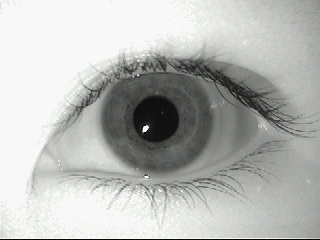
#> input picture MMU-Iris-Database/1/aeval1.bmp, 320 x 240 px; its folder holds only this picture in this run
$ jupyter execute --allow-errors Extracted_features.ipynb
#> lines starting #> are read from the running program, lines starting #| are printed output that depends on the picture; after the words box and inside, x2 and y2 are one past the last pixel; in counts of white or black regions, pixels touching at a corner belong together
### daugman.py
import cv2
import numpy as np
import itertools
import math
from typing import Tuple, List


def daugman(gray_img: np.ndarray, center: Tuple[int, int],
            start_r: int, end_r: int, step: int = 1) -> Tuple[float, int]:
    """ The function will calculate pixel intensities for the circles
        in the ``range(start_r, end_r, step)`` for a given ``center``,
        and find a circle that precedes the biggest intensity drop

        :param gray_img: grayscale picture
        :param center:  center coordinates ``(x, y)``
        :param start_r: bottom value for iris radius in pixels
        :param end_r: top value for iris radius in pixels
        :param step: step value for iris radii range in pixels

        .. attention::
            Input grayscale image should be a square, not a rectangle

        :return: intensity_value, radius
    """
    x, y = center
    intensities = []
    mask = np.zeros_like(gray_img)

    # for every radius in range
    radii = list(range(start_r, end_r, step))  # type: List[int]
    for r in radii:
        # draw circle on mask
        cv2.circle(mask, center, r, 255, 1)
        # get pixel from original image, it is faster than np or cv2
        diff = gray_img & mask
        # normalize, np.add.reduce faster than .sum()
        #            diff[diff > 0] faster than .flatten()
        intensities.append(np.add.reduce(diff[diff > 0]) / (2 * math.pi * r))
        # refresh mask
        mask.fill(0)

    # calculate delta of radius intensitiveness
    #     mypy does not tolerate var type reload
    intensities_np = np.array(intensities, dtype=np.float32)
    del intensities

    # circles intensity differences, x5 faster than np.diff()
    intensities_np = intensities_np[:-1] - intensities_np[1:]
    # aply gaussian filter
    #     GaussianBlur() faster than filter2D() with custom kernel
    # original kernel:
    # > The Gaussian filter in our case is designedin MATLAB and
    # > is a 1 by 5 (rows by columns) vector with intensity values
    # > given by vector A = [0.0003 0.1065 0.7866 0.1065 0.0003]
    intensities_np = abs(cv2.GaussianBlur(intensities_np, (1, 5), 0))
    # get maximum value
    idx = np.argmax(intensities_np)  # type: int

    # return intensity value, radius
    return intensities_np[idx], radii[idx]


def find_iris(gray: np.ndarray, *,
              daugman_start: int, daugman_end: int,
              daugman_step: int = 1, points_step: int = 1,) -> Tuple[Tuple[int, int], int]:
    """ The function will apply :func:`daugman` on every pixel in the calculated image slice.
        Basically, we are calculating where lies set of valid circle centers.
        It is assumed that iris center lies within central 1/3 of the image.

        :param gray: graysacale **square** image
        :param points_step: it will run daugman for each ``points_step``th point.
                            It has linear correlation with overall iris search speed
        :param daugman_start: bottom value for iris radius in pixels for :func:``daugman``
        :param daugman_end: top value for iris radius in pixels for :func:``daugman``
        :param daugman_step: step value for iris radii range in pixels for :func:``daugman``.
                             It has linear correlation with overall iris search speed

        :return: radius with biggest intensiveness delta on image as ``((xc, yc), radius)``
    """
    h, w = gray.shape
    # print(h,w)
    if h != w:
        print('Your image is not a square!')

    # reduce step for better accuracy
    # we will look only on dots within central 1/3 of image
    single_axis_range = range(int(h / 3), h - int(h / 3), points_step)
    all_points = itertools.product(single_axis_range, single_axis_range)

    intensity_values = []
    coords = []  # List[Tuple[Tuple(int, int), int]]

    for point in all_points:
        val, r = daugman(gray, point, daugman_start, daugman_end, daugman_step)
        intensity_values.append(val)
        coords.append((point, r))

    # return the radius with biggest intensiveness delta on image
    # ((xc, yc), radius)
    # x10 faster than coords[np.argmax(values)]
    best_idx = intensity_values.index(max(intensity_values))
    return coords[best_idx]

### Extracted_features.ipynb
[cell 1]
from google.colab import drive
drive.mount('/content/drive')

[cell 2]
import os
os.chdir('/content/drive/MyDrive/project') # main working directory

[cell 3]
base_path='MMU-Iris-Database'

[cell 4]
dir_='segmented/'

[cell 5]
import matplotlib.pyplot as plt
import random
import os
import cv2
import numpy as np
import tqdm
import itertools
# from daugman_visual_explanation import DaugmanVisualExplanation
from daugman import find_iris
from typing import List, Tuple, Iterable

[cell 6]
class Daugman_class:
    def __init__(self, img_path: str, start_r=5, end_r=15, circle_step=2, points_step=3):
        self.img = self._get_new_image(img_path)
        self.start_r = start_r
        self.end_r = end_r
        self.circle_step = circle_step
        self.points_step = points_step
        self.all_points = self._get_all_potential_iris_centers(self.img)
        self.colors = self._get_unique_color_for_each_point(self.all_points)
    def _get_all_potential_iris_centers(self, img: np.ndarray) -> List[Tuple[int, int]]:
        # get all potential points for search (from `find_iris()`)
        h = img.shape[0]
        # we will look only on dots within central 1/3 of image
        single_axis_range = range(int(h / 3), h - int(h / 3), self.points_step)
        all_points = list(itertools.product(single_axis_range, single_axis_range))
        return all_points

    def _get_unique_color_for_each_point(self, all_points: List[Tuple[int, int]]) -> List[Tuple[int, int, int]]:
        colors = [(random.randint(0, 255), random.randint(0, 255), random.randint(0, 255)) for i in self.all_points]
        return colors
    def _get_new_image(self, img_path, gray=False) -> np.ndarray:
        # Get properly cropped BGR image, which looks like grayscale
        img = cv2.imread(img_path)
        img = img[20:220, 60:260]
        # img = cv2.cvtColor(img, cv2.COLOR_BGR2GRAY)
        if gray:
            img = cv2.cvtColor(img, cv2.COLOR_GRAY2BGR)
        return img
    def find_iris(self, *, daugman_start, daugman_end, daugman_step, points_step) -> np.ndarray:
        # plt.imshow(self.img[::, ::, ::-1])
        gray_img = cv2.cvtColor(self.img, cv2.COLOR_BGR2GRAY)
        answer = find_iris(gray_img, daugman_start=daugman_start, daugman_end=daugman_end,
                           daugman_step=daugman_step, points_step=points_step)
        iris_center, iris_rad = answer
        out = self.img.copy()
        cv2.circle(out, iris_center, iris_rad, (0, 0, 255), 1)
        _ = plt.imshow(out[::, ::, ::-1])


        height,width,_ = self.img.shape
        # print(height,width)
        mask = np.zeros((height,width), np.uint8)

        circle_img = cv2.circle(mask,iris_center,iris_rad,(255,255,255),-1)
        masked_data = cv2.bitwise_and(self.img, self.img, mask=circle_img)
        _,thresh = cv2.threshold(mask,1,255,cv2.THRESH_BINARY)
        contours = cv2.findContours(thresh,cv2.RETR_EXTERNAL,cv2.CHAIN_APPROX_SIMPLE)
        # print(contours[0][0])
        x,y,w,h = cv2.boundingRect(contours[0][0])
        crop = masked_data[y:y+h,x:x+w]
        # crop = cv2.cvtColor(crop, cv2.COLOR_BGR2RGB)
        # cv2.imwrite('sssss.jpg',out)
        # _ = plt.imshow(crop)
        return crop

[cell 7]
for folder in os.listdir(base_path):
  folder_path=os.path.join(base_path,folder)
  new_path=os.path.join('segmented',folder)
  if not os.path.exists(new_path):
    os.makedirs(new_path)
  for img_name in tqdm.tqdm(os.listdir(folder_path)):
    img_path=os.path.join(folder_path,img_name)
    duagman_ = Daugman_class(img_path)
#> in _get_new_image, img is the input picture: shape (240, 320, 3); mean B, G, R 182.9, 185.6, 183.8
#> in _get_new_image, `img = img[20:220, 60:260]`:
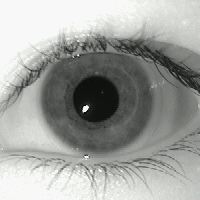
#> img: shape (200, 200, 3); mean B, G, R 158.8, 161.8, 159.8
#> in __init__, `self.all_points = self._get_all_potential_iris_centers(self.img)`: self.all_points = 529 pairs, first value 66 to 132, second value 66 to 132
#> in _get_unique_color_for_each_point, `colors = [(random.randint(0, 255), random.randint(0, 255), random.rand..`: colors = 529 items, first 6: (197, 215, 20), (132, 248, 207), (155, 244, 183), (111, 71, 144), (71, 48, 128), (75, 158, 50)
#> in __init__, `self.colors = self._get_unique_color_for_each_point(self.all_points)`: self.colors has the same summary as colors in _get_unique_color_for_each_point
    output = duagman_.find_iris(daugman_start=30, daugman_end=60, daugman_step=1, points_step=1)
#> the loop in find_iris, `for point in all_points:` made 4624 passes
#> (val, r) on passes 1 to 3: ([3.47], 30), ([3.55], 43), ([3.28], 43)
#> after the loop in find_iris, `for point in all_points:`: coords = 4624 items; intensity_values = 4624 items, first 6: [3.47], [3.55], [3.28], [2.73], [3.73], [3.91]
#> in find_iris, `best_idx = intensity_values.index(max(intensity_values))`: best_idx = 2137
#> in find_iris, `answer = find_iris(gray_img, daugman_start=daugman_start, daugman_end=..`: answer = ((97, 95), 58)
#> in find_iris, `iris_center, iris_rad = answer`: iris_center = (97, 95); iris_rad = 58
#> in find_iris, `cv2.circle(out, iris_center, iris_rad, (0, 0, 255), 1)`:
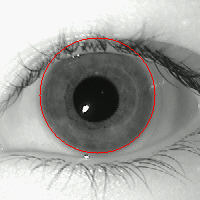
#> out: shape (200, 200, 3); 0.82% of pixels changed, all inside (x1, y1, x2, y2) = (39, 37, 156, 154)
#> in find_iris, `circle_img = cv2.circle(mask,iris_center,iris_rad,(255,255,255),-1)`:
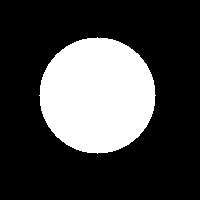
#> circle_img: shape (200, 200); 26.4% white; 1 white region
#> in find_iris, `masked_data = cv2.bitwise_and(self.img, self.img, mask=circle_img)`:
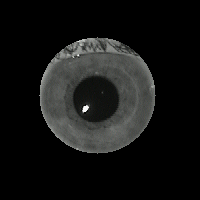
#> masked_data: shape (200, 200, 3); mean B, G, R 20, 20.8, 20.3
#> in find_iris, `contours = cv2.findContours(thresh,cv2.RETR_EXTERNAL,cv2.CHAIN_APPROX_..`: contours = 1 contour; box (x1, y1, x2, y2) and area: (39, 37, 156, 154) 10392
#> in find_iris, `x,y,w,h = cv2.boundingRect(contours[0][0])`: x = 39; y = 37; w = 117
#> in find_iris, `crop = masked_data[y:y+h,x:x+w]`:
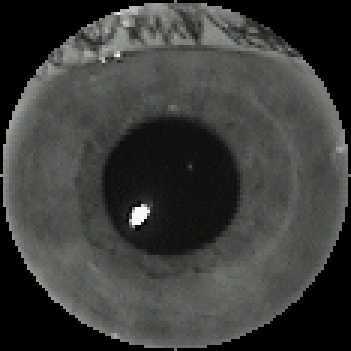
#> crop: shape (117, 117, 3) (shown 3 times larger); mean B, G, R 58.5, 60.7, 59.2
    cv2.imwrite(os.path.join(new_path,img_name),output)
#> pass 2 of the loop `for folder in os.listdir(base_path):`:
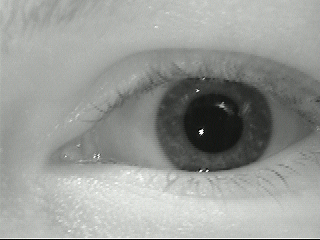
#> input picture MMU-Iris-Database/10/fional1.bmp, 320 x 240 px
#> in _get_new_image, img is the input picture: shape (240, 320, 3); mean B, G, R 151.4, 154.9, 152.6
#> img: shape (200, 200, 3)
#> the loop in find_iris (call 2), `for point in all_points:` made 4624 passes
#> (val, r) on passes 1 to 3: ([0.706], 30), ([0.463], 58), ([0.505], 58)
#> after the loop in find_iris (call 2), `for point in all_points:`: intensity_values = 4624 items, first 6: [0.706], [0.463], [0.505], [0.478], [0.568], [0.671]
#> best_idx = 4339
#> answer = ((129, 121), 30)
#> iris_center = (129, 121); iris_rad = 30
#> out: shape (200, 200, 3); mean B, G, R 141, 144.5, 143.3
#> in find_iris (call 2), `circle_img = cv2.circle(mask,iris_center,iris_rad,(255,255,255),-1)`:
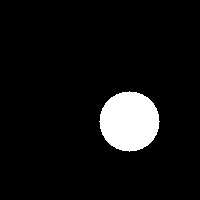
#> circle_img: shape (200, 200); 7.1% white; 1 white region
#> contours = 1 contour; box (x1, y1, x2, y2) and area: (99, 91, 160, 152) 2736
#> in find_iris (call 2), `x,y,w,h = cv2.boundingRect(contours[0][0])`: x = 99; y = 91; w = 61
#> in find_iris (call 2), `crop = masked_data[y:y+h,x:x+w]`:
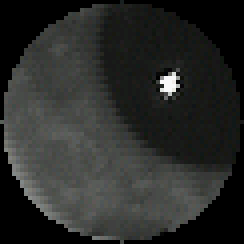
#> crop: shape (61, 61, 3) (shown 4 times larger); mean B, G, R 41.1, 43, 41.7
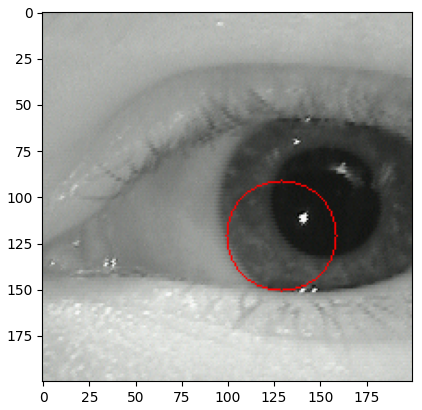
#> figure drawn by matplotlib, 1 panel

[cell 8]
from keras.preprocessing.image import  load_img
plt.figure(figsize=(100,50))
i = 1
#> (the rest of this cell did not finish here and is left out)
